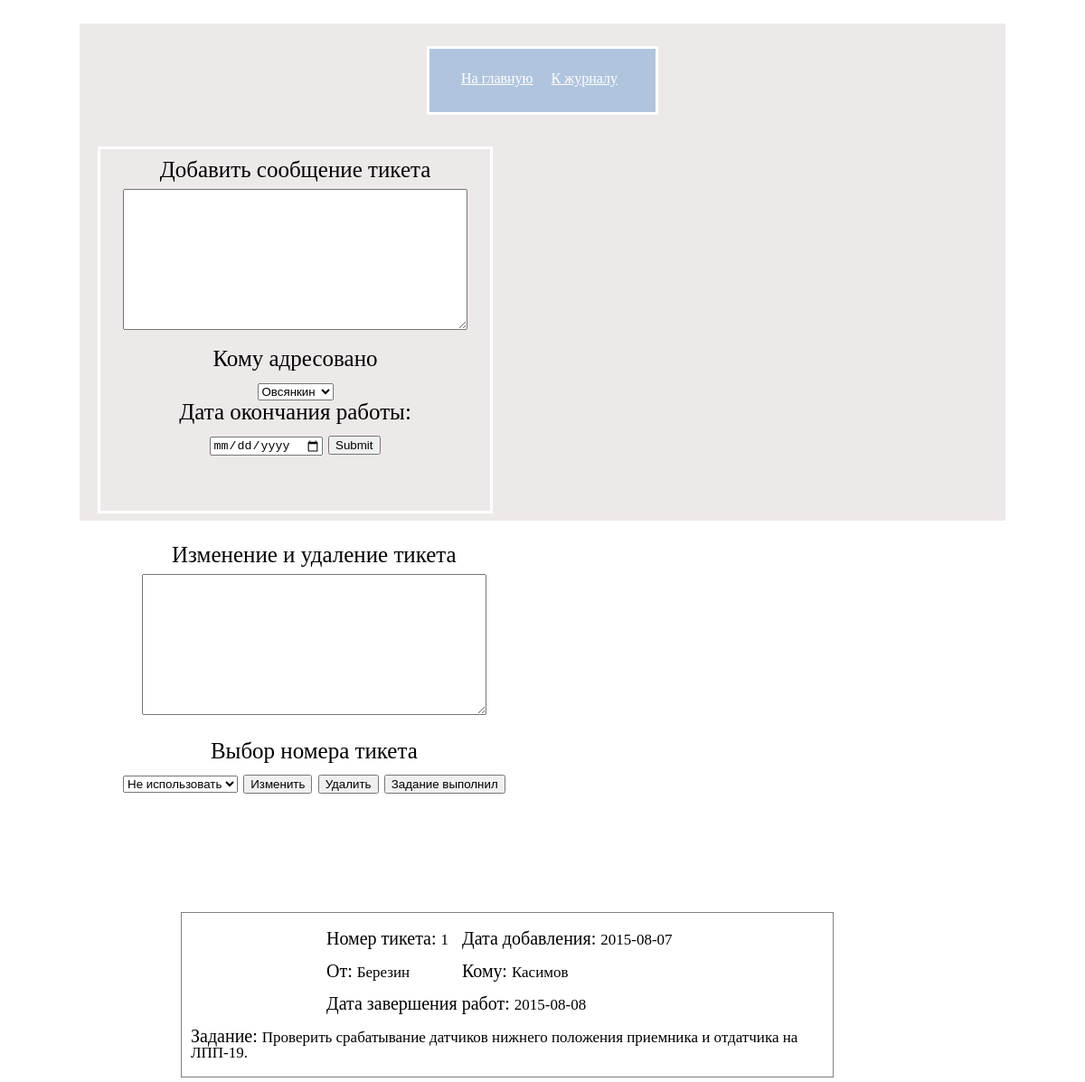
Page /ticket_system_view.php on the committed database.
### tables this page shows
CREATE TABLE IF NOT EXISTS `tickets` (
  `id` int(11) NOT NULL,
  `user_add_ticket` varchar(100) NOT NULL,
  `who_directed` varchar(100) NOT NULL,
  `ticket_message` varchar(800) NOT NULL,
  `date_add` date NOT NULL,
  `date_end` varchar(11) NOT NULL,
  `ticket_color` varchar(10) NOT NULL,
  `checked` varchar(1) NOT NULL
);

### ticket_system_view.php (the view, shortened to what this page needs)
<?php
	require_once "engine/connectToDB.php";
	require_once "engine/function.php";
	mysqli_query($link, "SET NAMES 'utf8'");
?>
<!DOCTYPE html>
 <html lang="en">
<head>
	<link rel = "stylesheet" href = "css/tickets.css">
</head>
<body>
	<div id = "wrap">
		<div id = "top_menu">
			<ul>
				<li> <a href = "general.php"> На главную </a> </li>
				<li> <a href = "journal_of_breakdowns.php"> К журналу </a> </li>
			</ul>
		</div>
		<div id = "div_add_ticket_message" class = "form_ticket">
		<form name = "add_ticket" method = "POST" action="ticket_system_add_DB.php" id = "form_add_ticket">
			<p>
				<label for = "textarea_add_ticket"> Добавить сообщение тикета </label>
			</p>
			<textarea cols = "45" rows = "10" wrap = "hard" name = "textarea_add_ticket" id = "textarea_add_ticket">
			</textarea>
			<p>
				<label for = "who_directed"> Кому адресовано </label>
			</p>
			<?php
				$query = "select sername, user_color from registered_users
																		where id_status = 1";
				$array_users_who_directed = mysqli_query($link, $query);
				$count_note = mysqli_num_rows($array_users_who_directed);
				echo "<select name = 'who_directed' id = 'who_directed'>";
				while($row = mysqli_fetch_array($array_users_who_directed)){
					$users_who_directed = $row['sername'];
					$user_color = $row['user_color'];
					$value_tag_option = $users_who_directed . "." . $user_color;
					while($count_note){
						if($count_note == 5){
							$teg_option_bg_color = "$user_color";
							--$count_note;
							break;
						}
						elseif($count_note == 4){
							$teg_option_bg_color = "$user_color";
							--$count_note;
							break;
						}
						elseif($count_note == 3){
							$teg_option_bg_color = "$user_color";
							--$count_note;
							break;
						}
						elseif($count_note == 2){
							$teg_option_bg_color = "$user_color";
							--$count_note;
							break;
						}
						elseif($count_note == 1){
							$teg_option_bg_color = "$user_color";
							--$count_note;
							break;
						}
						else{
							$teg_option_bg_color = "#FFF";
						}
					}
					echo "<option value = '$value_tag_option' style = 'background: $teg_option_bg_color'>
							$users_who_directed </option>";
				}
				echo "</select>";
			?>
			<p>
				<label for = "input_date_end"> Дата окончания работы: </label></br>
			</p>
			<input type = "date" name = "date_end" id = "input_date_end" />
			<input type="submit" name = "submit_add_ticket" id = "submit_add_ticket"
				onclick = "valid_add_ticket(this.form)"/>
		</form>
	</div>
		<div id = "div_change_ticket_message" class = "form_ticket">
		<form name = "form_change_ticket_message" method = "POST" action = "ticket_system_change_or_delete.php"
			id = "form_change_ticket_message">
			<p>
			<label for ="textarea_change_ticket_message"> Изменение и удаление тикета </label>
			</p>
			<textarea cols = "45" rows = "10" wrap = "hard"
				name = "textarea_change_ticket_message" id = "textarea_change_ticket_message">
			</textarea>
			<p>
			<p>
				<label for = "select_change_ticket_message"> Выбор номера тикета </label>
			</p>
			<input type="submit" name = "change_ticket_message"
				id = "change_ticket_message" value = "Изменить" />
			<input type="submit" name = "delete_ticket_message"
				id = "delete_ticket_message" value = "Удалить" />
			<input type="submit" name = "ok_job_engineer"
				id = "ok_job_engineer" value = "Задание выполнил" />
		</form>
	</div>
	</div>
	<div id = "wrap_ticket_message">
		<?php
			$elements_ticket_DB = select_elem_from_DB($link, 'tickets', 'user_add_ticket',
														'who_directed','ticket_message', 'date_add',
														'date_end','ticket_color','checked',0,0,0,
															0,0);
			if( $elements_ticket_DB && mysqli_num_rows($elements_ticket_DB) ){
				$i = 1;
				while( $row = mysqli_fetch_array($elements_ticket_DB) ){
					$date_add = $row['date_add'];
					$who_directed = $row['who_directed'];
					$user_add_ticket = $row['user_add_ticket'];
					$ticket_message = $row['ticket_message'];
					$date_end = $row['date_end'];
					$ticket_color = $row['ticket_color'];
					$checked = $row['checked'];
					switch($who_directed){
						case 'Касимов':
							$color_ticket = "$ticket_color";
							if($checked === "K"){
								$color_ticket = "none";
							}
							break;
					}
					echo "<div class = 'ticket' id = 'ticket' style = 'background: $color_ticket'>
							<!-- <p class = 'show_hidden_ticket_message' onclick = 'foo(this)'> + </p>
							<p class = 'show_hidden_ticket_message' onclick = 'foo_o(this)'></p>
							-->
							<ul>
								<li> <span> Номер тикета: </span> $i </li>
								<li> <span> Дата добавления: </span> $date_add </li>
							</ul>
							<ul>
								<li> <span> От: </span> $user_add_ticket </li>
								<li> <span> Кому: </span> $who_directed </li>
							</ul>
							<ul>
								<li> <span> Дата завершения работ: </span> $date_end </li>
								<li> <span> Задание: </span> $ticket_message </li>
							</ul>
						 </div>";
				$i++;
			}
		}else{
			echo "<p> Текущих тикетов нет </p>";
		 }
		?>
	</div>
</body>
</html>

### css/tickets.css (style rules this page uses)
html, body, div, span, applet, object, iframe, h1, h2, h3, h4, h5, h6, p, blockquote, pre, a, abbr, acronym, address, big, cite, code, del, dfn, em, img, ins, kbd, q, s, samp, small, strike, strong, sub, sup, tt, var, b, u, i, center, dl, dt, dd, ol, ul, li, fieldset, form, label, legend, caption, tbody, tfoot, thead, article, aside, canvas, details, embed, figure, figcaption, footer, header, hgroup, menu, nav, output, ruby, section, summary, time, mark, audio, video { margin: 0; padding: 0; border: 0; font-size: 100%; font: inherit; vertical-align: baseline; }
body { line-height: 1; }
ol, ul { list-style: none; }
#wrap { width: 1024px; background: #EEE9E9; border: 1px solid #fff; height: 550px; margin: 25px auto; }
#top_menu { width: 250px; height: 70px; border: 3px solid #FFF; margin: 25px auto; background-color: #B0C4DE; }
#top_menu ul { width: 200px; height: 45px; margin: 10px auto; }
#top_menu ul li { margin: 10px 5px; float: left; padding: 5px 5px; }
#top_menu ul li a { color: #FFF; }
.form_ticket { height: 400px; border: 3px solid #FFF; float: left; margin: 10px 20px; text-align: center; font-size: 25px; padding: 0 25px; }
#div_add_ticket_message { float: left; margin-right: 50px; }
.form_ticket form { margin: 10px 0px; }
.form_ticket form p { margin-bottom: 8px; }
.form_ticket textarea { margin: 1px 0 15px 0; }
#wrap_ticket_message { width: 800px; margin: 0 auto; }
.ticket { width: 700px; margin: 5px auto; overflow: hidden; border: 1px solid grey; float: left; padding: 10px 10px; }
.ticket ul { font-size: 17px; margin: 2px 2px; clear: both; }
.ticket ul li { float: left; }
.ticket ul:nth-child(1) { width: 400px; margin: 0 auto; }
.ticket ul:nth-child(2) { width: 400px; margin: 0 auto; }
.ticket ul:nth-child(3) { width: 400px; margin: 0 auto; }
.ticket ul:nth-child(1) li { padding: 8px 0; }
.ticket ul:nth-child(2) li { padding: 8px 0; }
.ticket ul:nth-child(3) li { padding: 8px 0; }
.ticket ul:nth-child(1) li:nth-child(1) { width: 150px; }
.ticket ul:nth-child(1) li:nth-child(2) { width: 240px; }
.ticket ul:nth-child(2) li:nth-child(1) { width: 150px; }
.ticket ul:nth-child(2) li:nth-child(2) { width: 230px; }
.ticket ul:nth-child(3) li:nth-child(1) { width: 380px; }
.ticket ul:nth-child(3) li:nth-child(2) { width: 700px; margin-left: -150px; }
.ticket ul li span { font-size: 20px; }

### rows in the picture
tickets: date_add "2015-08-07", user_add_ticket "Березин", who_directed "Касимов", date_end "2015-08-08", ticket_message "Проверить срабатывание датчиков нижнего положения приемника и отдатчика на ЛПП-19."

### other values in the picture
form field who_directed "Овсянкин"
